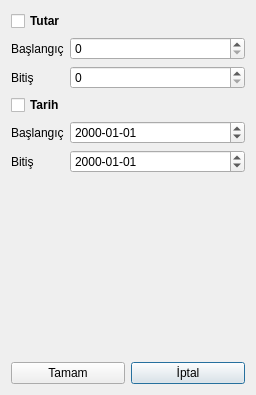
<?xml version="1.0" encoding="UTF-8"?>
<ui version="4.0">
 <class>kistasdigergelir</class>
 <widget class="QDialog" name="kistasdigergelir">
  <property name="geometry">
   <rect>
    <x>0</x>
    <y>0</y>
    <width>256</width>
    <height>395</height>
   </rect>
  </property>
  <property name="windowTitle">
   <string>Dialog</string>
  </property>
  <layout class="QGridLayout" name="gridLayout_3">
   <item row="0" column="0" colspan="2">
    <layout class="QFormLayout" name="formLayout">
     <property name="fieldGrowthPolicy">
      <enum>QFormLayout::AllNonFixedFieldsGrow</enum>
     </property>
     <item row="0" column="0" colspan="2">
      <layout class="QGridLayout" name="gridLayout">
       <item row="0" column="0" colspan="2">
        <widget class="QCheckBox" name="cbTutar">
         <property name="font">
          <font>
           <weight>75</weight>
           <bold>true</bold>
          </font>
         </property>
         <property name="text">
          <string>Tutar</string>
         </property>
        </widget>
       </item>
       <item row="1" column="0">
        <widget class="QLabel" name="lblTutarBaslangic">
         <property name="sizePolicy">
          <sizepolicy hsizetype="Maximum" vsizetype="Preferred">
           <horstretch>0</horstretch>
           <verstretch>0</verstretch>
          </sizepolicy>
         </property>
         <property name="text">
          <string>Başlangıç</string>
         </property>
        </widget>
       </item>
       <item row="2" column="0">
        <widget class="QLabel" name="lblTutarBitis">
         <property name="sizePolicy">
          <sizepolicy hsizetype="Maximum" vsizetype="Preferred">
           <horstretch>0</horstretch>
           <verstretch>0</verstretch>
          </sizepolicy>
         </property>
         <property name="text">
          <string>Bitiş</string>
         </property>
        </widget>
       </item>
       <item row="2" column="1">
        <widget class="QSpinBox" name="sbTutarBitis">
         <property name="maximum">
          <number>999999999</number>
         </property>
         <property name="singleStep">
          <number>100</number>
         </property>
        </widget>
       </item>
       <item row="1" column="1">
        <widget class="QSpinBox" name="sbTutarBaslangic">
         <property name="maximum">
          <number>999999999</number>
         </property>
         <property name="singleStep">
          <number>100</number>
         </property>
        </widget>
       </item>
      </layout>
     </item>
     <item row="1" column="0" colspan="2">
      <layout class="QGridLayout" name="gridLayout_2">
       <item row="0" column="0" colspan="2">
        <widget class="QCheckBox" name="cbTarih">
         <property name="font">
          <font>
           <weight>75</weight>
           <bold>true</bold>
          </font>
         </property>
         <property name="text">
          <string>Tarih</string>
         </property>
        </widget>
       </item>
       <item row="1" column="0">
        <widget class="QLabel" name="lblTarihBaslangic">
         <property name="sizePolicy">
          <sizepolicy hsizetype="Maximum" vsizetype="Preferred">
           <horstretch>0</horstretch>
           <verstretch>0</verstretch>
          </sizepolicy>
         </property>
         <property name="text">
          <string>Başlangıç</string>
         </property>
        </widget>
       </item>
       <item row="2" column="0">
        <widget class="QLabel" name="lblTarihBitis">
         <property name="sizePolicy">
          <sizepolicy hsizetype="Maximum" vsizetype="Preferred">
           <horstretch>0</horstretch>
           <verstretch>0</verstretch>
          </sizepolicy>
         </property>
         <property name="text">
          <string>Bitiş</string>
         </property>
        </widget>
       </item>
       <item row="1" column="1">
        <widget class="QDateEdit" name="dtBaslangic">
         <property name="displayFormat">
          <string>yyyy-MM-dd</string>
         </property>
        </widget>
       </item>
       <item row="2" column="1">
        <widget class="QDateEdit" name="dtBitis">
         <property name="displayFormat">
          <string>yyyy-MM-dd</string>
         </property>
        </widget>
       </item>
      </layout>
     </item>
    </layout>
   </item>
   <item row="1" column="1">
    <widget class="QPushButton" name="btnIptal">
     <property name="text">
      <string>İptal</string>
     </property>
    </widget>
   </item>
   <item row="1" column="0">
    <widget class="QPushButton" name="btnTamam">
     <property name="text">
      <string>Tamam</string>
     </property>
    </widget>
   </item>
  </layout>
 </widget>
 <resources/>
 <connections/>
</ui>
